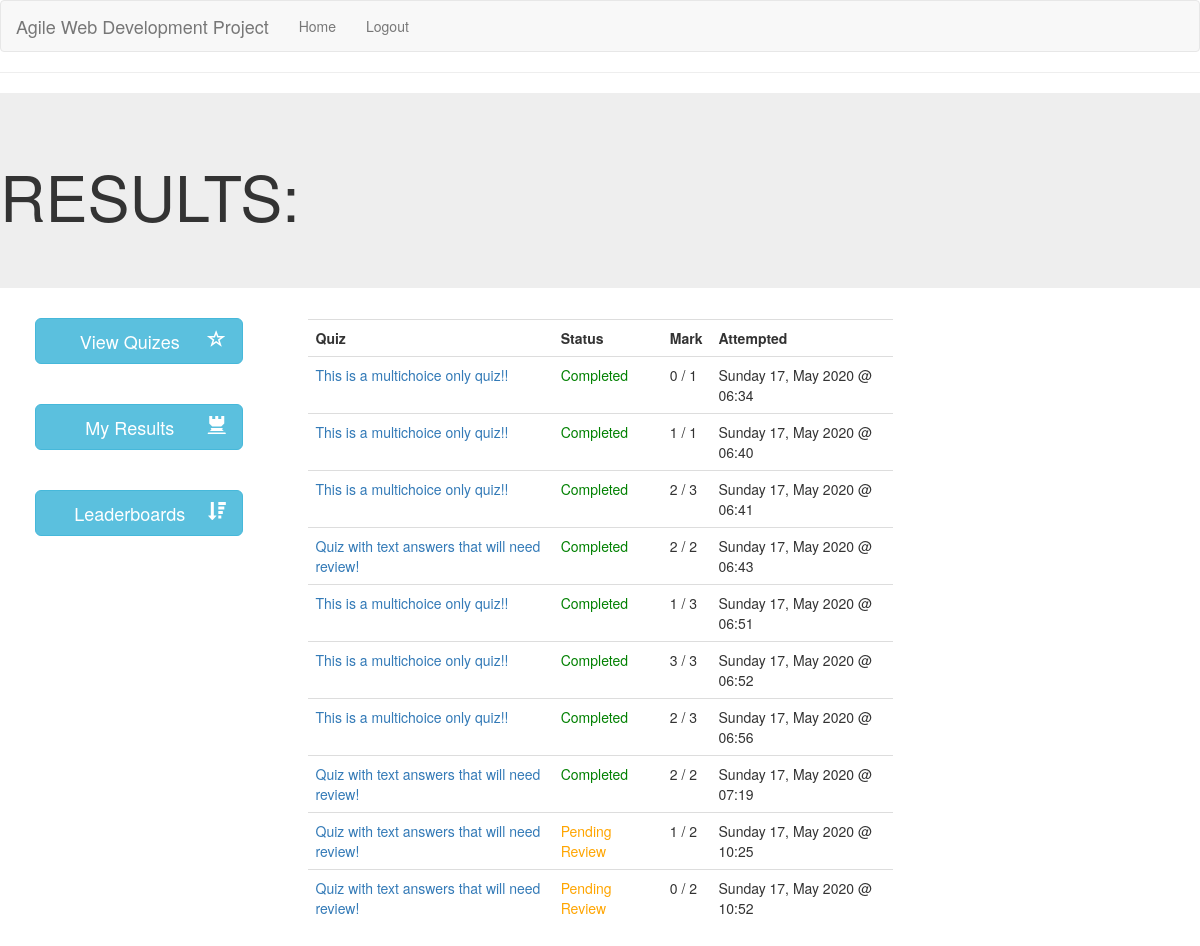
/review_results (signed in), run on the app's committed database.
### app/models.py (models this page shows)
class Qset(db.Model):
    id = db.Column(db.Integer, primary_key=True)
    title = db.Column(db.String(128))
    is_active = db.Column(db.Boolean)

### app/routes.py (the view)
@app.route('/review_results')
def review_results():
    user_id = 0
    if request.args.get('user') is None:
        user_id = current_user.id
    else:
        user_id = request.args.get('user')
    _, quiz, mark, mark_outof, pending, attempt_ids, timestamp = helper_get_results(user_id)
    return render_template('review_results.html', title="View your Results", quiz=quiz, mark=mark, mark_outof=mark_outof, pending=pending, attempts=attempt_ids, timestamp=timestamp)

### app/models.py (called while the page is built)
@login.user_loader
def load_user(id):
    return User.query.get(int(id))

### app/templates/review_results.html
{% extends "base.html" %}
{% block content %}
<div class="jumbotron">
    <h1>RESULTS: {{ qset }}</h1>
</div>
<div class="row">
    <div class="col-sm-3">
        {% include 'side_menu.html' %}
    </div>
    <div class="col-sm-6">
        {% set count = namespace(value=0) %}
        <div class="table-responsive">
            <table class="table">
                <tr>
                    <th>Quiz</th>
                    <th>Status</th>
                    <th>Mark</th>
                    <th>Attempted</th>
                </tr>
                {% for q in quiz %}
                    <tr>
                        <td><a href="{{ url_for('reviewquiz', attempt=attempts[count.value], user=current_user.username) }}">{{ q }}</a></td>
                        {% if pending[count.value] == True %}
                            <td style="color: orange">Pending Review</td>
                        {% else %}
                            <td style="color: green">Completed</td>
                        {% endif %}
                        <td>{{ mark[count.value] }} / {{ mark_outof[count.value] }}</td>
                        <td>{{ timestamp[count.value] }}</td>
                    </tr>
                    {% set count.value = count.value + 1 %}
                {% endfor %}
    </div>
    <div class="col-sm-3">
    </div>
</div>
{% endblock %}

### data on the page
Qset: title "This is a multichoice only quiz!!", shows "Completed", mark "0", mark_outof "1", value "Sunday 17, May 2020 @ 06:34", mark "1", value "Sunday 17, May 2020 @ 06:40", mark "2", mark_outof "3", value "Sunday 17, May 2020 @ 06:41", value "Sunday 17, May 2020 @ 06:51", mark "3", value "Sunday 17, May 2020 @ 06:52", value "Sunday 17, May 2020 @ 06:56"
Qset: title "Quiz with text answers that will need review!", shows "Completed", id "2", value "Sunday 17, May 2020 @ 06:43", value "Sunday 17, May 2020 @ 07:19", is_active "1", value "Sunday 17, May 2020 @ 10:25", mark "0", value "Sunday 17, May 2020 @ 10:52"
